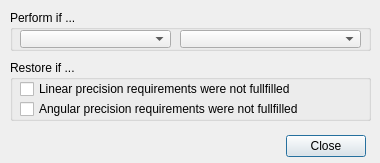
<?xml version="1.0" encoding="UTF-8"?>
<ui version="4.0">
 <class>CQDlgIkConditional</class>
 <widget class="QDialog" name="CQDlgIkConditional">
  <property name="geometry">
   <rect>
    <x>0</x>
    <y>0</y>
    <width>380</width>
    <height>163</height>
   </rect>
  </property>
  <property name="windowTitle">
   <string>IK Group Conditional Parameters</string>
  </property>
  <property name="locale">
   <locale language="English" country="UnitedStates"/>
  </property>
  <widget class="QGroupBox" name="groupBox">
   <property name="geometry">
    <rect>
     <x>10</x>
     <y>10</y>
     <width>361</width>
     <height>41</height>
    </rect>
   </property>
   <property name="title">
    <string>Perform if ...</string>
   </property>
   <property name="flat">
    <bool>true</bool>
   </property>
   <widget class="QComboBox" name="qqIkGroupCombo">
    <property name="geometry">
     <rect>
      <x>10</x>
      <y>20</y>
      <width>151</width>
      <height>18</height>
     </rect>
    </property>
   </widget>
   <widget class="QComboBox" name="qqIkResultCombo">
    <property name="geometry">
     <rect>
      <x>170</x>
      <y>20</y>
      <width>181</width>
      <height>18</height>
     </rect>
    </property>
   </widget>
  </widget>
  <widget class="QGroupBox" name="groupBox_2">
   <property name="geometry">
    <rect>
     <x>10</x>
     <y>60</y>
     <width>361</width>
     <height>61</height>
    </rect>
   </property>
   <property name="title">
    <string>Restore if ...</string>
   </property>
   <property name="flat">
    <bool>true</bool>
   </property>
   <widget class="QCheckBox" name="qqFailedLinear">
    <property name="geometry">
     <rect>
      <x>10</x>
      <y>20</y>
      <width>311</width>
      <height>18</height>
     </rect>
    </property>
    <property name="focusPolicy">
     <enum>Qt::StrongFocus</enum>
    </property>
    <property name="text">
     <string>Linear precision requirements were not fullfilled</string>
    </property>
   </widget>
   <widget class="QCheckBox" name="qqFailedAngular">
    <property name="geometry">
     <rect>
      <x>10</x>
      <y>40</y>
      <width>311</width>
      <height>18</height>
     </rect>
    </property>
    <property name="focusPolicy">
     <enum>Qt::StrongFocus</enum>
    </property>
    <property name="text">
     <string>Angular precision requirements were not fullfilled</string>
    </property>
   </widget>
  </widget>
  <widget class="QDialogButtonBox" name="qqClose">
   <property name="geometry">
    <rect>
     <x>15</x>
     <y>130</y>
     <width>351</width>
     <height>32</height>
    </rect>
   </property>
   <property name="standardButtons">
    <set>QDialogButtonBox::Close</set>
   </property>
  </widget>
 </widget>
 <tabstops>
  <tabstop>qqIkGroupCombo</tabstop>
  <tabstop>qqIkResultCombo</tabstop>
  <tabstop>qqFailedLinear</tabstop>
  <tabstop>qqFailedAngular</tabstop>
  <tabstop>qqClose</tabstop>
 </tabstops>
 <resources/>
 <connections/>
</ui>
